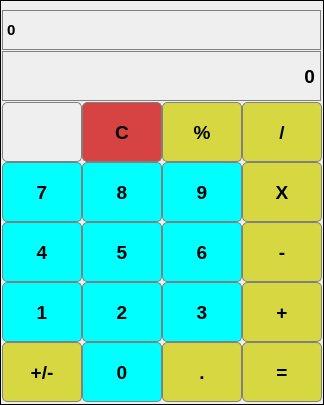
<?xml version="1.0" encoding="UTF-8"?>
<ui version="4.0">
 <class>Calc</class>
 <widget class="QMainWindow" name="Calc">
  <property name="geometry">
   <rect>
    <x>0</x>
    <y>0</y>
    <width>324</width>
    <height>405</height>
   </rect>
  </property>
  <property name="windowTitle">
   <string>Calc</string>
  </property>
  <property name="styleSheet">
   <string notr="true">border : 1px solid black;</string>
  </property>
  <widget class="QWidget" name="centralwidget">
   <widget class="QLabel" name="label_1">
    <property name="geometry">
     <rect>
      <x>2</x>
      <y>10</y>
      <width>319</width>
      <height>40</height>
     </rect>
    </property>
    <property name="font">
     <font>
      <pointsize>11</pointsize>
      <bold>true</bold>
     </font>
    </property>
    <property name="styleSheet">
     <string notr="true">border : 1px solid gray;</string>
    </property>
    <property name="text">
     <string>0</string>
    </property>
   </widget>
   <widget class="QPushButton" name="pushButton">
    <property name="geometry">
     <rect>
      <x>2</x>
      <y>102</y>
      <width>80</width>
      <height>60</height>
     </rect>
    </property>
    <property name="font">
     <font>
      <pointsize>14</pointsize>
      <bold>true</bold>
     </font>
    </property>
    <property name="styleSheet">
     <string notr="true">border : 1px solid gray;
border-radius : 5px;</string>
    </property>
    <property name="text">
     <string/>
    </property>
   </widget>
   <widget class="QPushButton" name="pushButton_clear">
    <property name="geometry">
     <rect>
      <x>82</x>
      <y>102</y>
      <width>80</width>
      <height>60</height>
     </rect>
    </property>
    <property name="font">
     <font>
      <pointsize>14</pointsize>
      <bold>true</bold>
     </font>
    </property>
    <property name="styleSheet">
     <string notr="true">border : 1px solid gray;
border-radius : 5px;
background-color : #d74242;</string>
    </property>
    <property name="text">
     <string>C</string>
    </property>
   </widget>
   <widget class="QPushButton" name="pushButton_percent">
    <property name="geometry">
     <rect>
      <x>162</x>
      <y>102</y>
      <width>80</width>
      <height>60</height>
     </rect>
    </property>
    <property name="font">
     <font>
      <pointsize>14</pointsize>
      <bold>true</bold>
     </font>
    </property>
    <property name="styleSheet">
     <string notr="true">border : 1px solid gray;
border-radius : 5px;
background-color : #d7d742;</string>
    </property>
    <property name="text">
     <string>%</string>
    </property>
   </widget>
   <widget class="QPushButton" name="pushButton_division">
    <property name="geometry">
     <rect>
      <x>242</x>
      <y>102</y>
      <width>80</width>
      <height>60</height>
     </rect>
    </property>
    <property name="font">
     <font>
      <pointsize>14</pointsize>
      <bold>true</bold>
     </font>
    </property>
    <property name="styleSheet">
     <string notr="true">border : 1px solid gray;
border-radius : 5px;
background-color : #d7d742;</string>
    </property>
    <property name="text">
     <string>/</string>
    </property>
   </widget>
   <widget class="QPushButton" name="pushButton_multiply">
    <property name="geometry">
     <rect>
      <x>242</x>
      <y>162</y>
      <width>80</width>
      <height>60</height>
     </rect>
    </property>
    <property name="font">
     <font>
      <pointsize>14</pointsize>
      <bold>true</bold>
     </font>
    </property>
    <property name="styleSheet">
     <string notr="true">border : 1px solid gray;
border-radius : 5px;
background-color : #d7d742;</string>
    </property>
    <property name="text">
     <string>X</string>
    </property>
   </widget>
   <widget class="QPushButton" name="pushButton_9">
    <property name="geometry">
     <rect>
      <x>162</x>
      <y>162</y>
      <width>80</width>
      <height>60</height>
     </rect>
    </property>
    <property name="font">
     <font>
      <pointsize>14</pointsize>
      <bold>true</bold>
     </font>
    </property>
    <property name="styleSheet">
     <string notr="true">border : 1px solid gray;
border-radius : 5px;
background-color : #00ffff;</string>
    </property>
    <property name="text">
     <string>9</string>
    </property>
   </widget>
   <widget class="QPushButton" name="pushButton_7">
    <property name="geometry">
     <rect>
      <x>2</x>
      <y>162</y>
      <width>80</width>
      <height>60</height>
     </rect>
    </property>
    <property name="font">
     <font>
      <pointsize>14</pointsize>
      <bold>true</bold>
     </font>
    </property>
    <property name="styleSheet">
     <string notr="true">border : 1px solid gray;
border-radius : 5px;
background-color : #00ffff;</string>
    </property>
    <property name="text">
     <string>7</string>
    </property>
   </widget>
   <widget class="QPushButton" name="pushButton_8">
    <property name="geometry">
     <rect>
      <x>82</x>
      <y>162</y>
      <width>80</width>
      <height>60</height>
     </rect>
    </property>
    <property name="font">
     <font>
      <pointsize>14</pointsize>
      <bold>true</bold>
     </font>
    </property>
    <property name="styleSheet">
     <string notr="true">border : 1px solid gray;
border-radius : 5px;
background-color : #00ffff;</string>
    </property>
    <property name="text">
     <string>8</string>
    </property>
   </widget>
   <widget class="QPushButton" name="pushButton_subtract">
    <property name="geometry">
     <rect>
      <x>242</x>
      <y>222</y>
      <width>80</width>
      <height>60</height>
     </rect>
    </property>
    <property name="font">
     <font>
      <pointsize>14</pointsize>
      <bold>true</bold>
     </font>
    </property>
    <property name="styleSheet">
     <string notr="true">border : 1px solid gray;
border-radius : 5px;
background-color : #d7d742;</string>
    </property>
    <property name="text">
     <string>-</string>
    </property>
   </widget>
   <widget class="QPushButton" name="pushButton_6">
    <property name="geometry">
     <rect>
      <x>162</x>
      <y>222</y>
      <width>80</width>
      <height>60</height>
     </rect>
    </property>
    <property name="font">
     <font>
      <pointsize>14</pointsize>
      <bold>true</bold>
     </font>
    </property>
    <property name="styleSheet">
     <string notr="true">border : 1px solid gray;
border-radius : 5px;
background-color : #00ffff;</string>
    </property>
    <property name="text">
     <string>6</string>
    </property>
   </widget>
   <widget class="QPushButton" name="pushButton_4">
    <property name="geometry">
     <rect>
      <x>2</x>
      <y>222</y>
      <width>80</width>
      <height>60</height>
     </rect>
    </property>
    <property name="font">
     <font>
      <pointsize>14</pointsize>
      <bold>true</bold>
     </font>
    </property>
    <property name="styleSheet">
     <string notr="true">border : 1px solid gray;
border-radius : 5px;
background-color : #00ffff;</string>
    </property>
    <property name="text">
     <string>4</string>
    </property>
   </widget>
   <widget class="QPushButton" name="pushButton_5">
    <property name="geometry">
     <rect>
      <x>82</x>
      <y>222</y>
      <width>80</width>
      <height>60</height>
     </rect>
    </property>
    <property name="font">
     <font>
      <pointsize>14</pointsize>
      <bold>true</bold>
     </font>
    </property>
    <property name="styleSheet">
     <string notr="true">border : 1px solid gray;
border-radius : 5px;
background-color : #00ffff;</string>
    </property>
    <property name="text">
     <string>5</string>
    </property>
   </widget>
   <widget class="QPushButton" name="pushButton_addition">
    <property name="geometry">
     <rect>
      <x>242</x>
      <y>282</y>
      <width>80</width>
      <height>60</height>
     </rect>
    </property>
    <property name="font">
     <font>
      <pointsize>14</pointsize>
      <bold>true</bold>
     </font>
    </property>
    <property name="styleSheet">
     <string notr="true">border : 1px solid gray;
border-radius : 5px;
background-color : #d7d742;</string>
    </property>
    <property name="text">
     <string>+</string>
    </property>
   </widget>
   <widget class="QPushButton" name="pushButton_3">
    <property name="geometry">
     <rect>
      <x>162</x>
      <y>282</y>
      <width>80</width>
      <height>60</height>
     </rect>
    </property>
    <property name="font">
     <font>
      <pointsize>14</pointsize>
      <bold>true</bold>
     </font>
    </property>
    <property name="styleSheet">
     <string notr="true">border : 1px solid gray;
border-radius : 5px;
background-color : #00ffff;</string>
    </property>
    <property name="text">
     <string>3</string>
    </property>
   </widget>
   <widget class="QPushButton" name="pushButton_1">
    <property name="geometry">
     <rect>
      <x>2</x>
      <y>282</y>
      <width>80</width>
      <height>60</height>
     </rect>
    </property>
    <property name="font">
     <font>
      <pointsize>14</pointsize>
      <bold>true</bold>
     </font>
    </property>
    <property name="styleSheet">
     <string notr="true">border : 1px solid gray;
border-radius : 5px;
background-color : #00ffff;</string>
    </property>
    <property name="text">
     <string>1</string>
    </property>
   </widget>
   <widget class="QPushButton" name="pushButton_2">
    <property name="geometry">
     <rect>
      <x>82</x>
      <y>282</y>
      <width>80</width>
      <height>60</height>
     </rect>
    </property>
    <property name="font">
     <font>
      <pointsize>14</pointsize>
      <bold>true</bold>
     </font>
    </property>
    <property name="styleSheet">
     <string notr="true">border : 1px solid gray;
border-radius : 5px;
background-color : #00ffff;</string>
    </property>
    <property name="text">
     <string>2</string>
    </property>
   </widget>
   <widget class="QPushButton" name="pushButton_equalTo">
    <property name="geometry">
     <rect>
      <x>242</x>
      <y>342</y>
      <width>80</width>
      <height>60</height>
     </rect>
    </property>
    <property name="font">
     <font>
      <pointsize>14</pointsize>
      <bold>true</bold>
     </font>
    </property>
    <property name="styleSheet">
     <string notr="true">border : 1px solid gray;
border-radius : 5px;
background-color : #d7d742;</string>
    </property>
    <property name="text">
     <string>=</string>
    </property>
   </widget>
   <widget class="QPushButton" name="pushButton_decimal">
    <property name="geometry">
     <rect>
      <x>162</x>
      <y>342</y>
      <width>80</width>
      <height>60</height>
     </rect>
    </property>
    <property name="font">
     <font>
      <pointsize>14</pointsize>
      <bold>true</bold>
     </font>
    </property>
    <property name="styleSheet">
     <string notr="true">border : 1px solid gray;
border-radius : 5px;
background-color : #d7d742;</string>
    </property>
    <property name="text">
     <string>.</string>
    </property>
   </widget>
   <widget class="QPushButton" name="pushButton_plusMinus">
    <property name="geometry">
     <rect>
      <x>2</x>
      <y>342</y>
      <width>80</width>
      <height>60</height>
     </rect>
    </property>
    <property name="font">
     <font>
      <pointsize>14</pointsize>
      <bold>true</bold>
     </font>
    </property>
    <property name="styleSheet">
     <string notr="true">border : 1px solid gray;
border-radius : 5px;
background-color : #d7d742;</string>
    </property>
    <property name="text">
     <string>+/-</string>
    </property>
   </widget>
   <widget class="QPushButton" name="pushButton_0">
    <property name="geometry">
     <rect>
      <x>82</x>
      <y>342</y>
      <width>80</width>
      <height>60</height>
     </rect>
    </property>
    <property name="font">
     <font>
      <pointsize>14</pointsize>
      <bold>true</bold>
     </font>
    </property>
    <property name="styleSheet">
     <string notr="true">border : 1px solid gray;
border-radius : 5px;
background-color : #00ffff;</string>
    </property>
    <property name="text">
     <string>0</string>
    </property>
   </widget>
   <widget class="QLabel" name="label_2">
    <property name="geometry">
     <rect>
      <x>2</x>
      <y>51</y>
      <width>319</width>
      <height>50</height>
     </rect>
    </property>
    <property name="font">
     <font>
      <pointsize>14</pointsize>
      <bold>true</bold>
     </font>
    </property>
    <property name="layoutDirection">
     <enum>Qt::LeftToRight</enum>
    </property>
    <property name="styleSheet">
     <string notr="true">border : 1px solid gray;</string>
    </property>
    <property name="text">
     <string>0</string>
    </property>
    <property name="alignment">
     <set>Qt::AlignRight|Qt::AlignTrailing|Qt::AlignVCenter</set>
    </property>
   </widget>
  </widget>
 </widget>
 <resources/>
 <connections/>
</ui>
